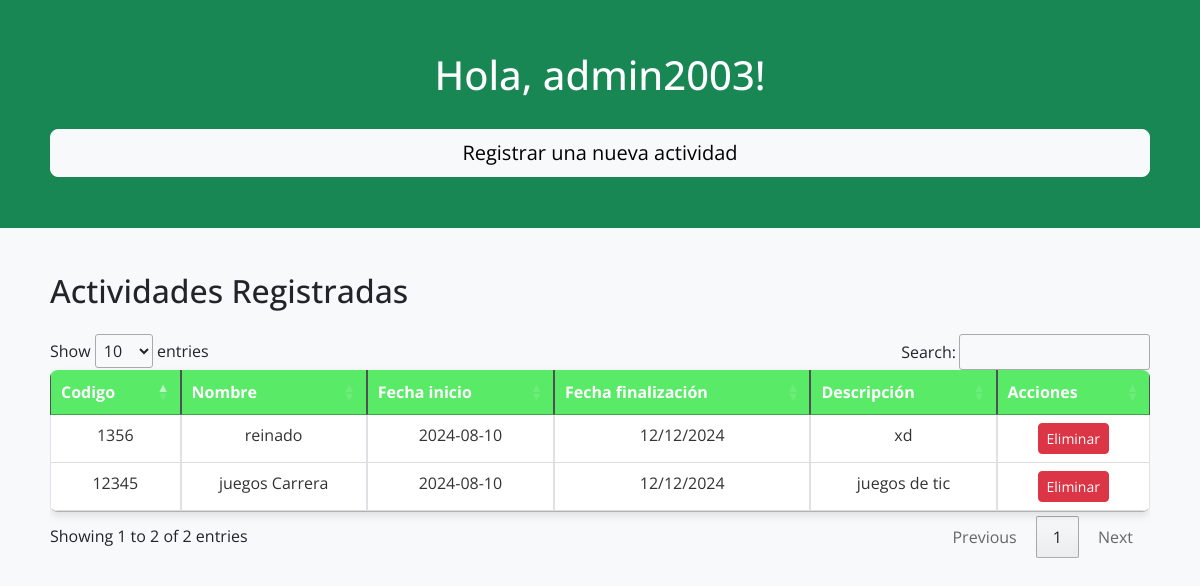
/html/cronograma_admin.php (signed in), run on the app's committed database.
### tables this page shows
CREATE TABLE `actividad` (
  `codigo` varchar(255) NOT NULL,
  `nombre` varchar(100) NOT NULL,
  `fecha_inicio` varchar(100) NOT NULL,
  `fecha_final` varchar(100) NOT NULL,
  `descripcion` varchar(255) NOT NULL
);

### html/cronograma_admin.php (the view, shortened to what this page needs)
<?php
$username = htmlspecialchars($_SESSION['username']);
?>
<!DOCTYPE html>
<html lang="es">
<head>
    <link href="https://cdn.jsdelivr.net/npm/bootstrap@5.3.2/dist/css/bootstrap.min.css" rel="stylesheet">
    <link rel="stylesheet" href="https://cdn.datatables.net/1.13.7/css/jquery.dataTables.min.css">
    <link rel="stylesheet" href="../style/cronograma_admin.css">
</head>
<body>
    <header class="bg-success text-white p-3 mb-4">
        <div class="container">
            <h1>Hola, <?php echo $username; ?>!</h1>
            <a href="formulario.php" class="btn btn-light btn-lg">Registrar una nueva actividad</a>
        </div>
    </header>
    <div class="container">
        <h2 class="mb-4">Actividades Registradas</h2>
        <div class="table-responsive">
            <table class="table table-bordered table-hover" id="tabla_datos">
                <thead class="table-dark">
                    <tr>
                        <th>Codigo</th>
                        <th>Nombre</th>
                        <th>Fecha inicio</th>
                        <th>Fecha finalización</th>
                        <th>Descripción</th>
                        <th>Acciones</th>
                    </tr>
                </thead>
                <tbody>
                    <?php
                    include("../conexion.php");
                    $consulta = "SELECT * FROM actividad";
                    if ($resultado = $conn->query($consulta)) {
                        while ($filas = $resultado->fetch_assoc()) {
                            echo '<tr>
                                    <td>' . htmlspecialchars($filas["codigo"]) . '</td>
                                    <td>' . htmlspecialchars($filas["nombre"]) . '</td>
                                    <td>' . htmlspecialchars($filas["fecha_inicio"]) . '</td>
                                    <td>' . htmlspecialchars($filas["fecha_final"]) . '</td>
                                    <td>' . htmlspecialchars($filas["descripcion"]) . '</td>
                                    <td>
                                        <form method="POST" style="display:inline-block;" action="../html/eliminar_actividad.php">
                                            <input type="hidden" name="codigo" value="' . htmlspecialchars($filas["codigo"]) . '">
                                            <button type="submit" name="eliminar" class="btn btn-danger btn-sm">Eliminar</button>
                                        </form>
                                    </td>
                                </tr>';
                        }
                    }
                    ?>
                </tbody>
            </table>
        </div>
    </div>
</body>
</html>

### style/cronograma_admin.css (style rules this page uses)
* { margin: 0; padding: 0; box-sizing: border-box; font-family: "Open Sans", sans-serif; line-height: 1.5; }
body { width: 100%; min-height: 100vh; background-color: #f8f9fa; }
header { background-color: rgb(89, 234, 104); color: #fff; }
header h1 { margin: 0; padding: 15px 0; text-align: center; }
header .btn { display: block; margin: 15px auto; }
.container { padding: 20px; }
.table { width: 100%; border-collapse: collapse; background-color: #fff; border-radius: 8px; overflow: hidden; box-shadow: 0 4px 8px rgba(0, 0, 0, 0.1); }
.table th, .table td { padding: 12px; text-align: center; }
.table th { background-color: rgb(89, 234, 104); color: #fff; }
.table td { color: #333; border-bottom: 1px solid #ddd; }
.table-responsive { overflow-x: auto; }

### data on the page
actividad: codigo "12345", nombre "juegos Carrera", fecha_inicio "2024-08-10", fecha_final "12/12/2024", descripcion "juegos de tic"
actividad: codigo "1356", nombre "reinado", fecha_inicio "2024-08-10", fecha_final "12/12/2024", descripcion "xd"

### other printed values
$username "admin2003"
